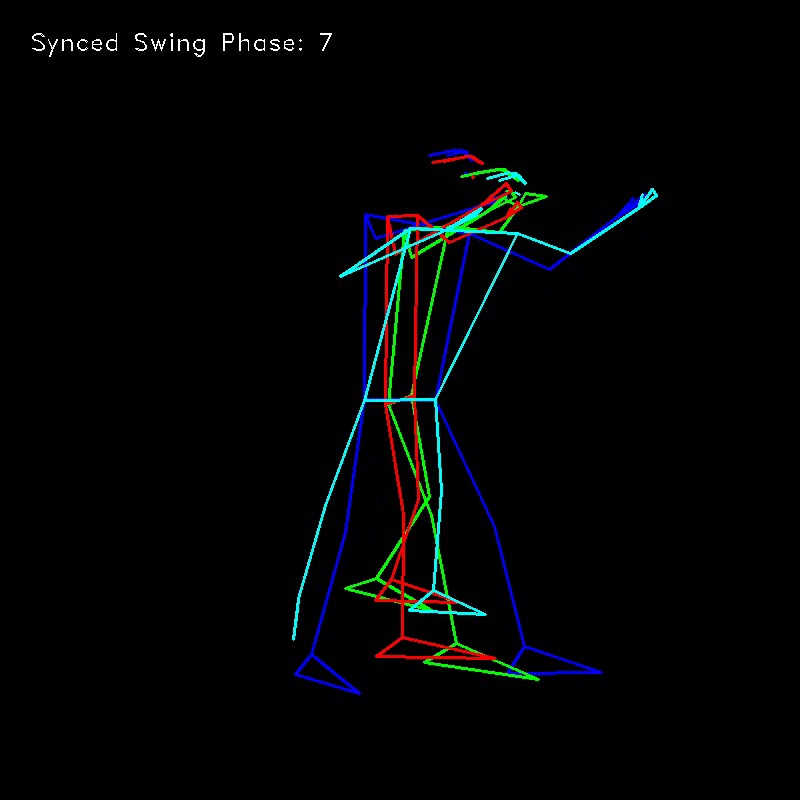
#> input picture frame 7 of backend/app/test/swing/expert_golden_trace.mp4, 800 x 800 px, given in place of pro_swing_3_GT.mp4, which was not available
$ python flip_video.py
#> lines starting #> are read from the running program, lines starting #| are printed output that depends on the picture
import cv2
import os

# --- 1. 경로 설정 ---
INPUT_VIDEO = '/Users/minji/Documents/pro_swing_3_GT.mp4'    # 원본 영상 파일명
OUTPUT_VIDEO = '/Users/minji/Documents/pro_swing_3_GT.mp4/pro_swing_3.GT_flip.mp4'     # 저장할 결과 파일명

# --- 2. 영상 불러오기 ---
cap = cv2.VideoCapture(INPUT_VIDEO)

if not cap.isOpened():
    print(f"❌ 오류: 영상을 열 수 없습니다. 경로를 확인하세요: {INPUT_VIDEO}")
    exit()

# 원본 영상의 속성 가져오기 (결과 영상도 똑같이 맞추기 위함)
fps = cap.get(cv2.CAP_PROP_FPS)
width = int(cap.get(cv2.CAP_PROP_FRAME_WIDTH))
height = int(cap.get(cv2.CAP_PROP_FRAME_HEIGHT))
fourcc = cv2.VideoWriter_fourcc(*'mp4v') # mp4 저장을 위한 코덱

# --- 3. 영상 저장 객체 생성 ---
out = cv2.VideoWriter(OUTPUT_VIDEO, fourcc, fps, (width, height))

print(f"🔄 영상 반전 시작: {INPUT_VIDEO} -> {OUTPUT_VIDEO}")

while cap.isOpened():
    success, frame = cap.read()
#> frame is the input picture: shape (800, 800, 3); mean B, G, R 4.5, 4, 2.7
    if not success:
        break

    # 좌우 반전 (1: 좌우, 0: 상하, -1: 상하좌우)
    flipped_frame = cv2.flip(frame, 1)
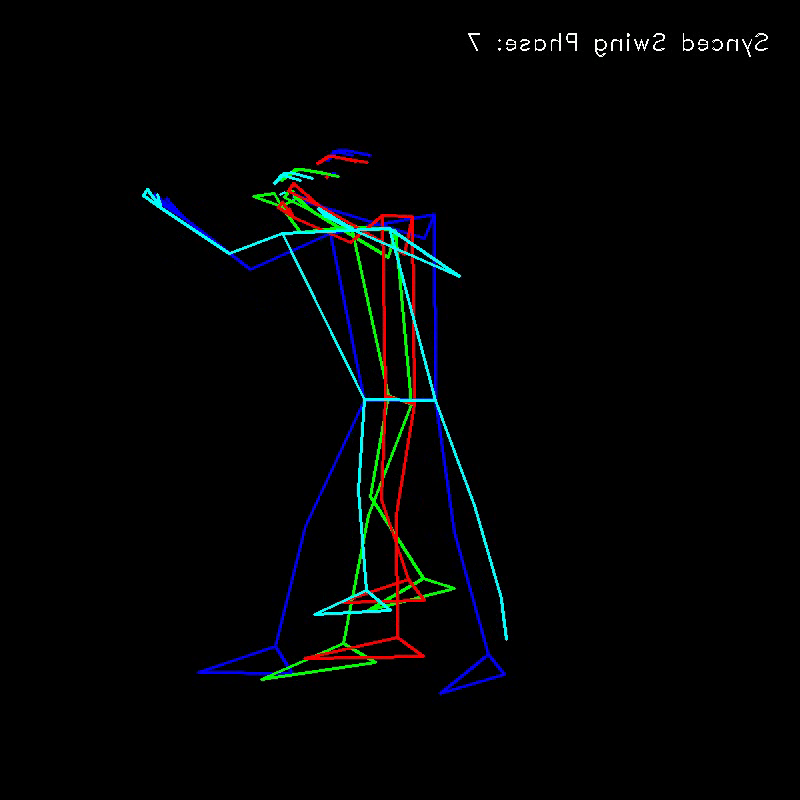
#> flipped_frame: shape (800, 800, 3); mean B, G, R 4.5, 4, 2.7

    # 반전된 프레임을 결과 파일에 쓰기
    out.write(flipped_frame)

    # (선택) 처리 과정을 화면으로 보고 싶다면 아래 주석 해제
    # cv2.imshow('Flipping...', flipped_frame)
    # if cv2.waitKey(1) & 0xFF == ord('q'): break

cap.release()
out.release()
cv2.destroyAllWindows()

print(f"🎉 성공! 반전된 영상이 저장되었습니다: {os.path.abspath(OUTPUT_VIDEO)}")

$ run again, starting later in the video
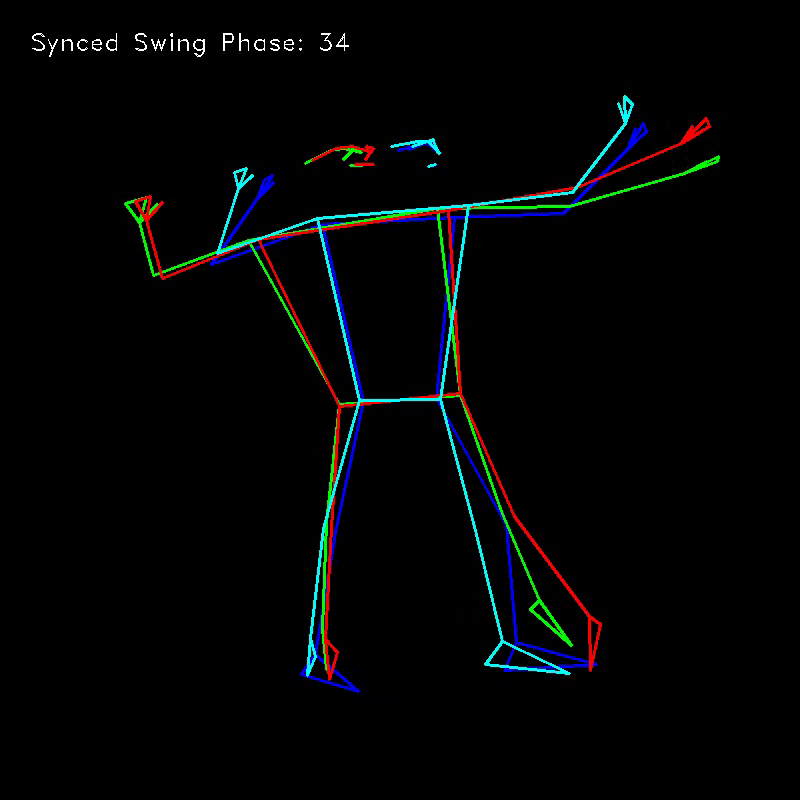
#> input picture frame 34 of backend/app/test/swing/expert_golden_trace.mp4, 800 x 800 px, given in place of pro_swing_3_GT.mp4, which was not available
#> frame is the input picture: shape (800, 800, 3); mean B, G, R 4.9, 4.5, 3.2
#> `flipped_frame = cv2.flip(frame, 1)`:
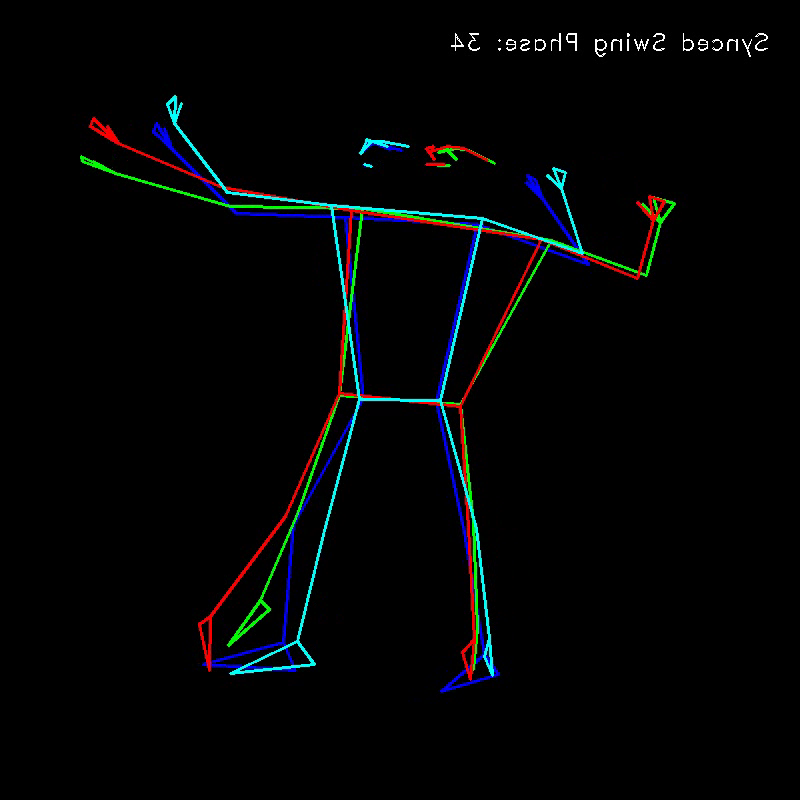
#> flipped_frame: shape (800, 800, 3); mean B, G, R 4.9, 4.5, 3.2

$ run again, starting later in the video
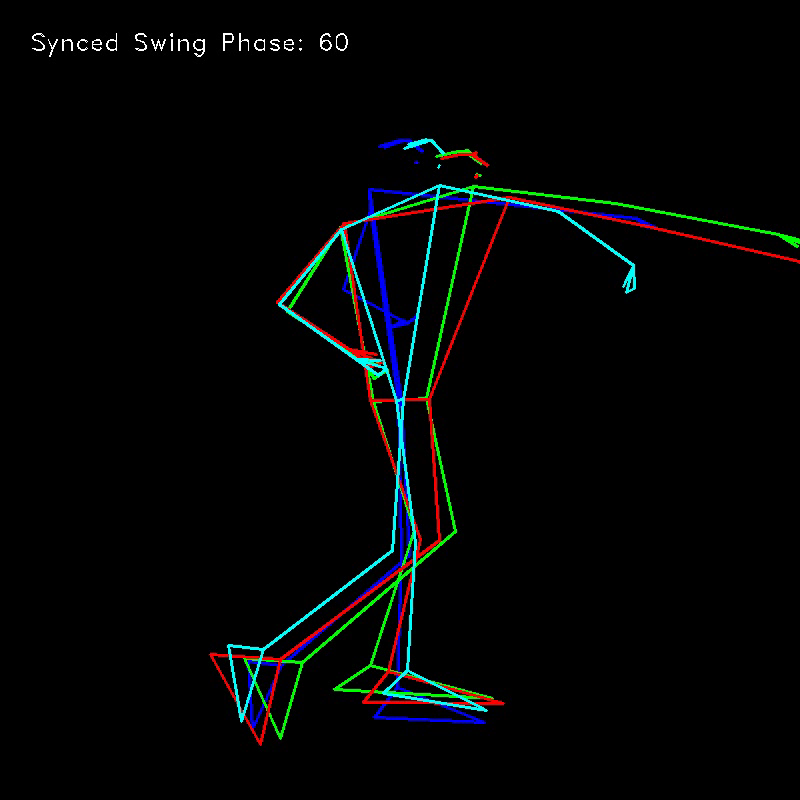
#> input picture frame 60 of backend/app/test/swing/expert_golden_trace.mp4, 800 x 800 px, given in place of pro_swing_3_GT.mp4, which was not available
#> frame is the input picture: shape (800, 800, 3); mean B, G, R 5.1, 5.2, 3.5
#> `flipped_frame = cv2.flip(frame, 1)`:
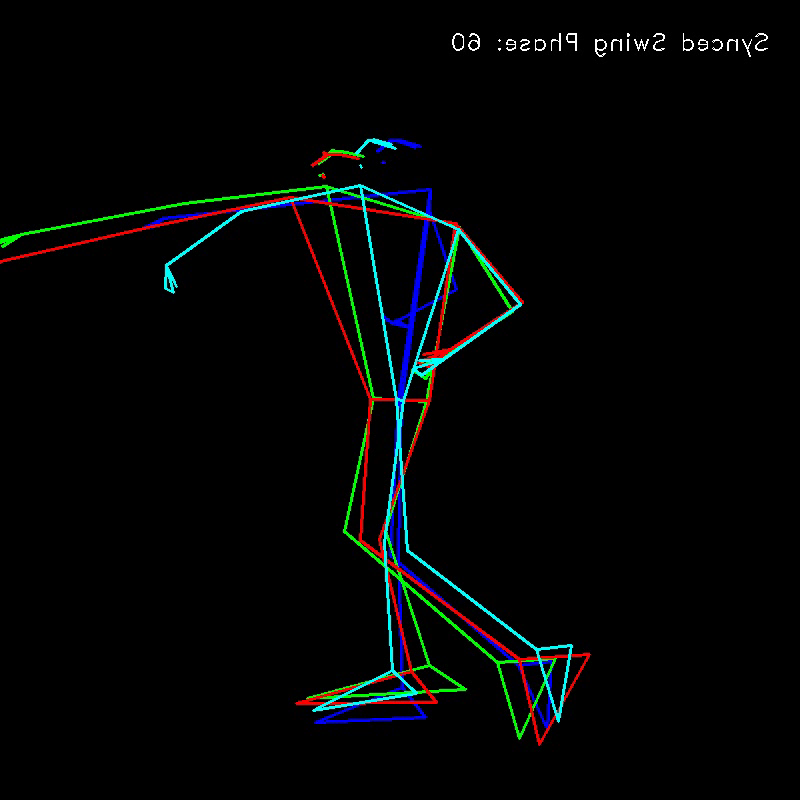
#> flipped_frame: shape (800, 800, 3); mean B, G, R 5.1, 5.2, 3.5
